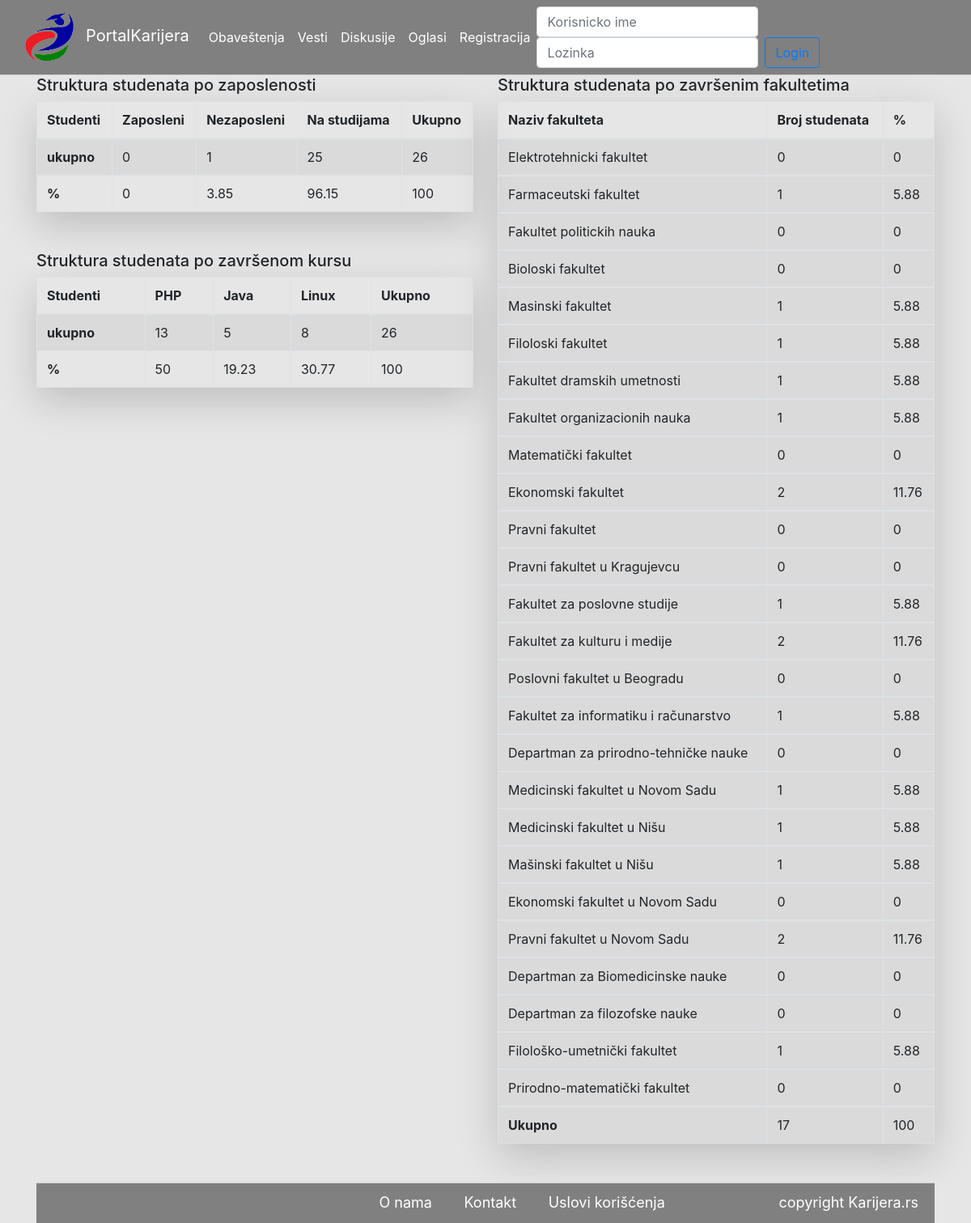
Screenshot of /index.php/statistika with the database file from the repository.
### tables this page shows
CREATE TABLE IF NOT EXISTS `siffakulteti` (
  `idFak` int(11) NOT NULL AUTO_INCREMENT,
  `naziv` varchar(90) DEFAULT NULL,
  PRIMARY KEY (`idFak`)
);

### application/views/viewTemplate.php (called while the page is built, shortened)
<?php
if($this->session->user == null){
    $this->load->view("headers/guestHeader");
    $this->load->view($middle, $middle_data ?? []);
} else if($this->session->userdata('user')['tip']=="s"){
    $this->load->view("headers/studentHeader");
    $this->load->view($middle, $middle_data ?? []);
    $this->load->view("footers/userFooter",["tip" => "student"]);
} else if($this->session->userdata('user')['tip']== "k"){
    $this->load->view("headers/kompHeader");
    $this->load->view($middle, $middle_data ?? []);
    $this->load->view("footers/userFooter",["tip" => "kompanija"]);
}else if($this->session->userdata('user')['tip']== "a"){
    $this->load->view("headers/adminHeader");
    $this->load->view($middle, $middle_data ?? []);
    $this->load->view("footers/userFooter", ["tip" => "admin"]);
}

### application/controllers/Statistika.php (called while the page is built, shortened)
<?php
class Statistika extends CI_Controller {
    public function __construct() {
        $this->load->model('StatistikaModel');
        $this->load->model('SifrarniciModel');
        $this->load->library('pdf');
    }
    public function index() {
        $studenti = $this->db->count_all_results('student');
        $zaposleniStudenti = $this->StatistikaModel->zaposleniStudenti();
        $nezaposleniStudenti = $this->StatistikaModel->nezaposleniStudenti();
        $phpkurs = $this->StatistikaModel->phpkurs();
        $javakurs = $this->StatistikaModel->javakurs();
        $linuxkurs = $this->StatistikaModel->linuxkurs();
        $fakulteti = $this->SifrarniciModel->dohvatiFakultete();
        $mejlLista = $this->StatistikaModel->mejlLista();
        $timKarijera = $this->StatistikaModel->mejlAdmini();
        foreach ($fakulteti as $f) {
            $idFak = $f['idFak'];
        }
        $diploma = $this->StatistikaModel->diploma($idFak);
        $zbirDiploma = $this->db->count_all_results('diploma');
        $data['middle_data'] = ['studenti' => $studenti, 'zaposleni' => $zaposleniStudenti, 'nezaposleni' => $nezaposleniStudenti,
            'phpkurs' => $phpkurs, 'javakurs' => $javakurs, 'linuxkurs' => $linuxkurs, 'diploma' => $diploma,
            'fakulteti' => $fakulteti, 'zbirDiploma' => $zbirDiploma, 'timKarijera' => $timKarijera,
            'mejlLista' => $mejlLista];
        $data['middle'] = 'middle/stats';
        $this->load->view('viewTemplate', $data);
    }
}

### index.php (called while the page is built, shortened)
<?php
require_once BASEPATH.'core/CodeIgniter.php';

### application/models/StatistikaModel.php (called while the page is built, shortened)
<?php
class StatistikaModel extends CI_Model {
    public function diploma($idFak) {
        $this->db->from('diploma')
                ->join('siffakulteti', 'siffakulteti.idFak = diploma.idFak')
                ->where('diploma.idFak', $idFak);
        return $this->db->count_all_results();
    }
    public function zaposleniStudenti() {
        $query = $this->db->query('select count(*) as "broj zaposlenih"
                                    from student
                                    where student.status = "zaposleni"');
        return $query->result_array();
    }
    public function nezaposleniStudenti() {
        $query = $this->db->query('select count(*) as "broj nezaposlenih"
                                    from student
                                    where student.status = "nezaposleni"');
        return $query->result_array();
    }
    public function phpkurs() {
        $this->db->select("count(*) as 'kurs' ")
                ->from('student')
                ->where('student.idKurs = 1');
        $query = $this->db->get();
        return $query->result_array();
    }
    public function javakurs() {
        $this->db->select("count(*) as 'kurs' ")
                ->from('student')
                ->where('student.idKurs = 2');
        $query = $this->db->get();
        return $query->result_array();
    }
    public function linuxkurs() {
        $this->db->select("count(*) as 'kurs' ")
                ->from('student')
                ->where('student.idKurs = 3');
        $query = $this->db->get();
        return $query->result_array();
    }
    public function mejlLista() {
        $this->db->select('email', 'korisnicko')
                ->from('korisnik')
                ->where('tip', 'k')
                ->where('vidljivostEmail');
        $query = $this->db->get();
        return $query->result_array();
    }
    public function mejlAdmini() {
        $this->db->select('email', 'idKor')
                ->from('korisnik')
                ->where('tip', 'a');
        $query = $this->db->get();
        return $query->result_array();
    }
}

### application/models/SifrarniciModel.php (called while the page is built, shortened)
<?php
class SifrarniciModel extends CI_Model{
    public function dohvatiFakultete(){
        $query = $this->db->get('siffakulteti');
        return $query->result_array();
    }
}

### application/views/middle/stats.php (the view, shortened to what this page needs)
<?php
foreach($zaposleni as $z){
    $brojZaposlenih = $z['broj zaposlenih'];
}
foreach($nezaposleni as $n){
    $brojNezaposlenih = $n['broj nezaposlenih'];
}
    foreach($phpkurs as $p){
        $phpovci = $p['kurs'];
        }
        foreach ($javakurs as $j){
            $javashi = $j['kurs'];
        }
        foreach ($linuxkurs as $l) {
            $linuxashi = $l['kurs'];
        }
?>
  <div class="container">
  <div class="row">
    <div class="col-6 col-sm">
        <div class="stats">
            <h5>Struktura studenata po zaposlenosti</h5>
        <table class="table table-striped table-bordered shadow-lg p-3 mb-5">
  <thead>
    <tr>
      <th scope="col">Studenti</th>
      <th scope="col">Zaposleni</th>
      <th scope="col">Nezaposleni</th>
      <th scope="col">Na studijama</th>
      <th scope="col">Ukupno</th>
    </tr>
     </thead>
  <tbody>
    <tr>
      <th scope="row">ukupno</th>
      <td><?php echo $brojZaposlenih?></td>
      <td><?php echo $brojNezaposlenih?></td>
      <td><?php echo $studenti - $brojZaposlenih - $brojNezaposlenih ?></td>
      <td><?php echo $studenti ?></td>
    </tr>
    <tr>
      <th scope="row">%</th>
      <td><?php echo $procZap = round(($brojZaposlenih/$studenti)*100, 2) ?></td>
      <td><?php echo $procNezap = round(($brojNezaposlenih/$studenti)*100, 2) ?></td>
      <td><?php echo $procStudira = (100 - $procZap - $procNezap) ?></td>
      <td>100</td>
    </tr>
  </tbody>
</table>
    </div>
        <div class="stats">
            <h5>Struktura studenata po završenom kursu</h5>
        <table class="table table-striped table-bordered shadow-lg p-3 mb-5">
  <thead>
    <tr>
      <th scope="col">Studenti</th>
      <th scope="col">PHP</th>
      <th scope="col">Java</th>
      <th scope="col">Linux</th>
      <th scope="col">Ukupno</th>
    </tr>
     </thead>
  <tbody>
    <tr>
      <th scope="row">ukupno</th>
      <td><?php echo $phpovci ?></td>
      <td><?php echo $javashi  ?></td>
      <td><?php echo $linuxashi ?></td>
      <td><?php echo $studenti ?></td>
    </tr>
    <tr>
      <th scope="row">%</th>
      <td><?php echo $procPhp = round(($phpovci/$studenti)*100, 2) ?></td>
      <td><?php  echo $procJava = round(($javashi/$studenti)*100, 2) ?></td>
      <td><?php echo $procLinux = (100 - $procPhp - $procJava) ?></td>
      <td>100</td>
    </tr>
  </tbody>
</table>
    </div>
        </div>
    <div class="col-6 col-sm">
        <div class="stats">
             <h5>Struktura studenata po završenim fakultetima</h5>
       <table class="table table-striped table-bordered shadow-lg p-3 mb-5">
  <thead>
    <tr>
      <th scope="col">Naziv fakulteta</th>
      <th scope="col">Broj studenata</th>
      <th scope="col">%</th>
    </tr>
  </thead>
  <?php
   foreach($fakulteti as $f){
          $idFak=$f['idFak'];
          $naziv = $f['naziv'];
         $broj = $this->StatistikaModel->diploma($idFak);
  ?>
  <tbody>
  <tr>
      <td><?php echo $naziv ?></td>
      <td><?php echo $broj  ?></td>
      <td><?php echo $procDiploma = round(($broj/$zbirDiploma)*100, 2) ?></td>
    </tr>
    </tbody>
   <?php }?>
    <tr>
        <th>Ukupno</th>
        <td><?php echo $zbirDiploma ?></td>
        <td><?php echo '100';?></td>
    </tr>
       </table>
</div>
  </div>
  </div>

### css/styleGuest.css (style rules this page uses)
html { background-color: dimgrey; }

### rows the page displays
siffakulteti: naziv "Elektrotehnicki fakultet", broj "0", zbirDiploma "0"
siffakulteti: naziv "Farmaceutski fakultet", broj "1", zbirDiploma "5.88"
siffakulteti: naziv "Fakultet politickih nauka", broj "0", zbirDiploma "0"
siffakulteti: naziv "Bioloski fakultet", broj "0", zbirDiploma "0"
siffakulteti: naziv "Masinski fakultet", broj "1", zbirDiploma "5.88"
siffakulteti: naziv "Filoloski fakultet", broj "1", zbirDiploma "5.88"
siffakulteti: naziv "Fakultet dramskih umetnosti", broj "1", zbirDiploma "5.88"
siffakulteti: naziv "Fakultet organizacionih nauka", broj "1", zbirDiploma "5.88"
siffakulteti: naziv "Matematički fakultet", broj "0", zbirDiploma "0"
siffakulteti: naziv "Ekonomski fakultet", broj "2", zbirDiploma "11.76"
siffakulteti: naziv "Pravni fakultet", broj "0", zbirDiploma "0"
siffakulteti: naziv "Pravni fakultet u Kragujevcu", broj "0", zbirDiploma "0"
siffakulteti: naziv "Fakultet za poslovne studije", broj "1", zbirDiploma "5.88"
siffakulteti: naziv "Fakultet za kulturu i medije", broj "2", zbirDiploma "11.76"
siffakulteti: naziv "Poslovni fakultet u Beogradu", broj "0", zbirDiploma "0"
siffakulteti: naziv "Fakultet za informatiku i računarstvo", broj "1", zbirDiploma "5.88"
siffakulteti: naziv "Departman za prirodno-tehničke nauke", broj "0", zbirDiploma "0"
siffakulteti: naziv "Medicinski fakultet u Novom Sadu", broj "1", zbirDiploma "5.88"
siffakulteti: naziv "Medicinski fakultet u Nišu", broj "1", zbirDiploma "5.88"
siffakulteti: naziv "Mašinski fakultet u Nišu", broj "1", zbirDiploma "5.88"
siffakulteti: naziv "Ekonomski fakultet u Novom Sadu", broj "0", zbirDiploma "0"
siffakulteti: naziv "Pravni fakultet u Novom Sadu", broj "2", zbirDiploma "11.76"
siffakulteti: naziv "Departman za Biomedicinske nauke", broj "0", zbirDiploma "0"
siffakulteti: naziv "Departman za filozofske nauke", broj "0", zbirDiploma "0"
siffakulteti: naziv "Filološko-umetnički fakultet", broj "1", zbirDiploma "5.88"
siffakulteti: naziv "Prirodno-matematički fakultet", broj "0", zbirDiploma "0"

### other values shown
$brojZaposlenih "0"
$brojNezaposlenih "1"
$studenti - $brojZaposlenih - $brojNezaposlenih "25"
$studenti "26"
$procZap = round(($brojZaposlenih/$studenti)*100, 2) "0"
$procNezap = round(($brojNezaposlenih/$studenti)*100, 2) "3.85"
$procStudira = (100 - $procZap - $procNezap) "96.15"
$phpovci "13"
$javashi "5"
$linuxashi "8"
$procPhp = round(($phpovci/$studenti)*100, 2) "50"
$procJava = round(($javashi/$studenti)*100, 2) "19.23"
$procLinux = (100 - $procPhp - $procJava) "30.77"
$zbirDiploma "17"
